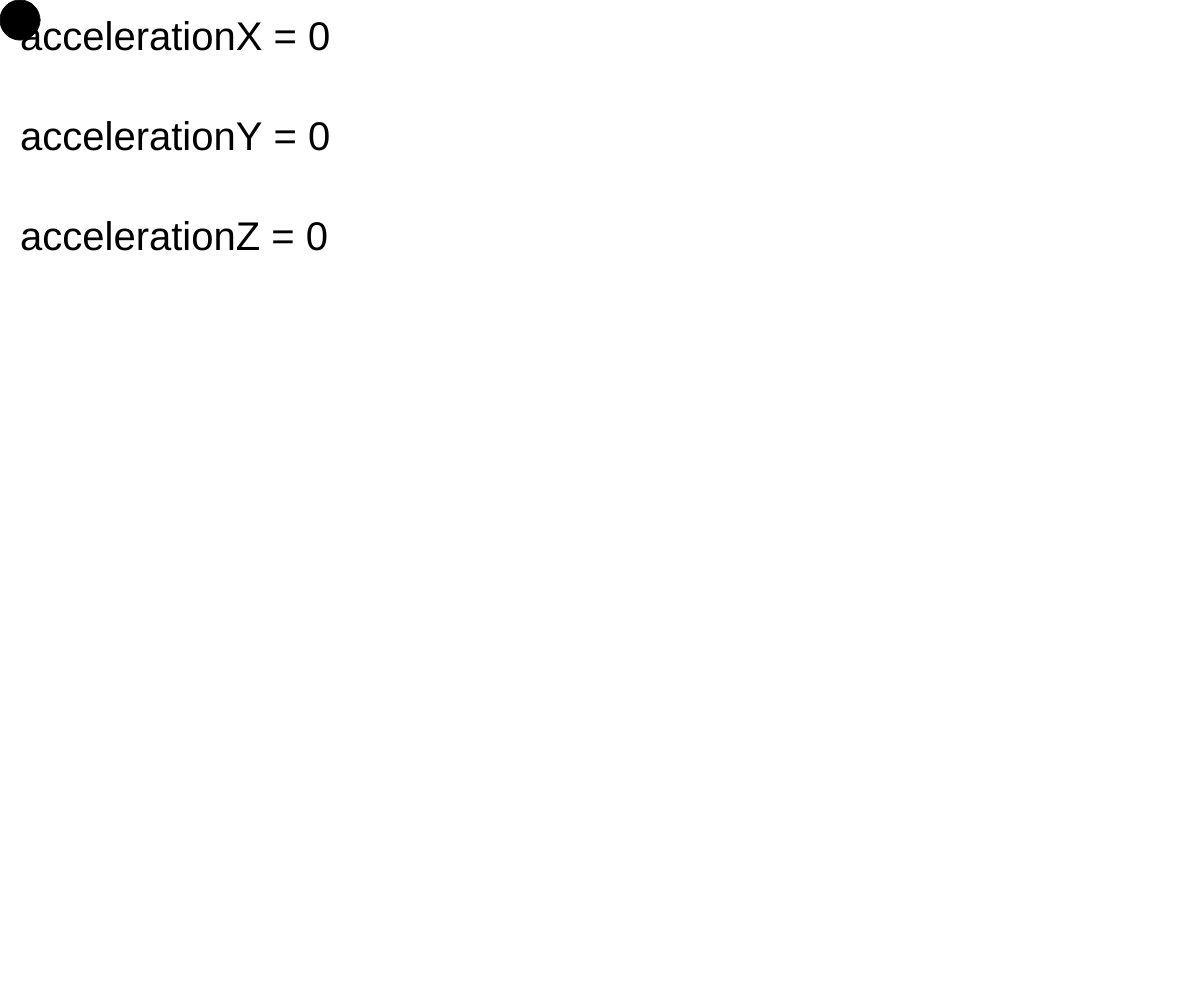
Frame 1 (no input)
Frame 60 (no input): identical to frame 1, image omitted
Frame 120 (the mouse pressed at the canvas centre since frame 60): identical to frame 1, image omitted

The p5.js sketch that drew this single still picture (run headless with seeded random() and noise() and a simulated clock; from frame 60 on, the mouse is pressed at the canvas centre):

// p5.js sketch
// ── sketch.js
// Position Variables
var x = 0;
var y = 0;
 
// Speed - Velocity
var vx = 0;
var vy = 0;

var vMultiplier = 0.2;
var bMultiplier = 0.2;


function setup(){
  createCanvas(windowWidth, windowHeight);
  textSize(40);
  fill(0);

}

function draw() {
  background(255);
  text("accelerationX = "+round(accelerationX), 20, 50);
  text("accelerationY = "+round(accelerationY), 20, 150);
  text("accelerationZ = "+round(accelerationZ), 20, 250);

  ballMove();
  ellipse(x, y, 40, 40);
}


function ballMove() {

  vx = vx + accelerationX;
  vy = vy + accelerationY;

  x = x + vx * vMultiplier;
  y = y + vy * vMultiplier; 

  // Bounce when touch the edge of the canvas
  if (x < 20) { 
    x = 20; 
    vx = -vx * bMultiplier; 
  }
  if (y < 20) { 
    y = 20; 
    vy = -vy * bMultiplier; 
  }
  if (x > width - 20) { 
    x = width - 20; 
    vx = -vx * bMultiplier; 
  }
  if (y > height - 20) { 
    y = height - 20; 
    vy = -vy * bMultiplier; 
  }
  
}
